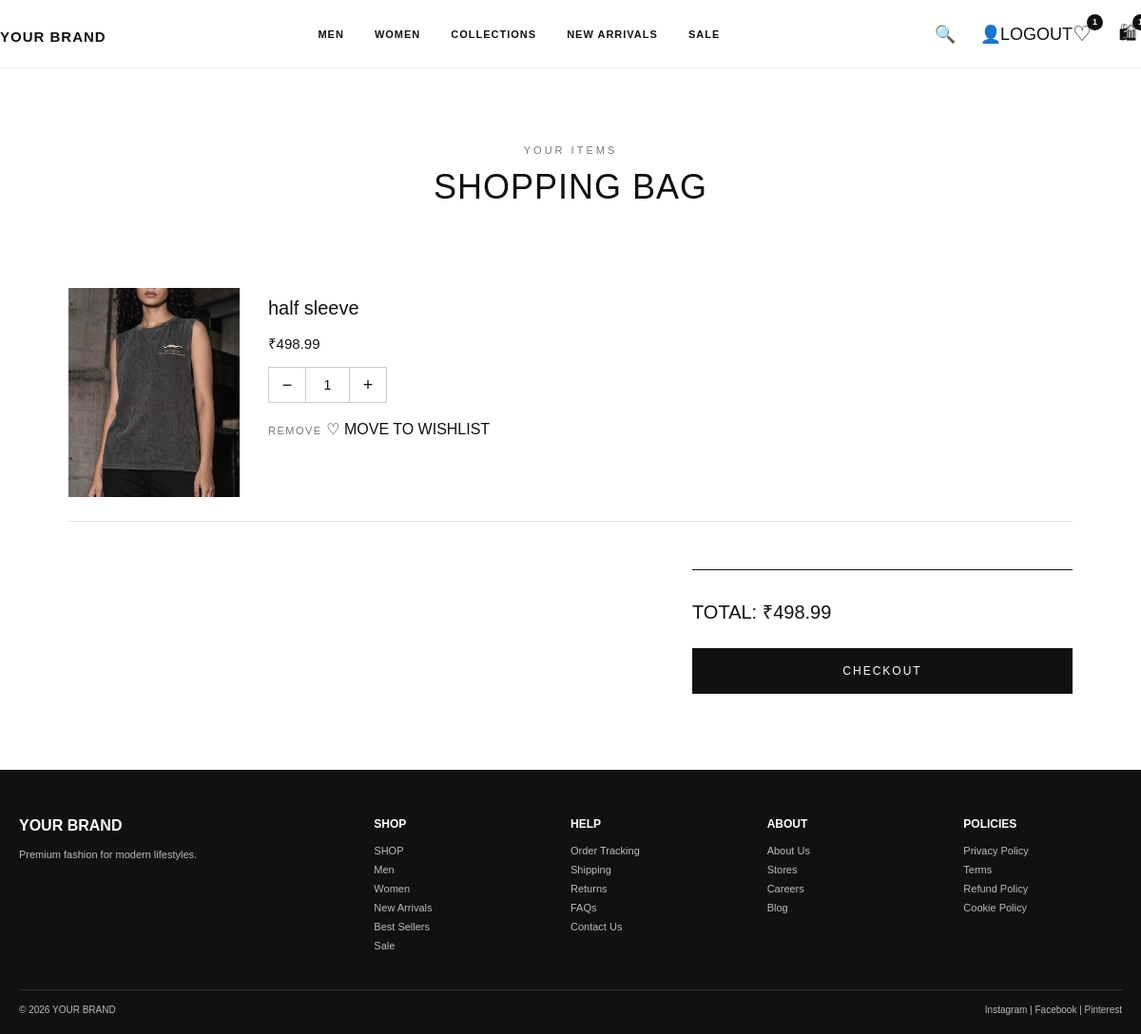
The app's page /cart/ (signed in) with its own data.
### store/models.py (models this page shows, shortened)
class CartItem(models.Model):
    user = models.ForeignKey(
        "auth.User",
        on_delete=models.CASCADE,
        null=True,
        blank=True,
    )
    product = models.ForeignKey(Product, on_delete=models.CASCADE)
    quantity = models.PositiveIntegerField(default=1)
    added_at = models.DateTimeField(auto_now_add=True)

class Product(models.Model):
    name = models.CharField(max_length=200)
    category = models.CharField(
        max_length=50,
        choices=[
            ("Men", "Men"),
            ("Women", "Women"),
            ("Collections", "Collections"),
            ("Sale", "Sale"),
       ],
       default="Men",
    )
    price = models.DecimalField(max_digits=10, decimal_places=2)
    description = models.TextField(blank=True)
    image = models.ImageField(upload_to="products/", blank=True, null=True)
    created_at = models.DateTimeField(auto_now_add=True)

### store/views.py (the view)
# urls.py: path("cart/", cart, name="cart"),
def cart(request):
    if not request.user.is_authenticated:
        return redirect("login")
    cart_items = CartItem.objects.filter(
        user=request.user
    ).order_by("-added_at")
    total = sum(
        item.product.price * item.quantity
        for item in cart_items
    )
    return render(
        request,
        "store/cart.html",
        {
            "cart_items": cart_items,
            "total": total,
        },
    )

### store/context_processors.py (called while the page is built)
def cart_wishlist_counts(request):
    if request.user.is_authenticated:
        cart_count = sum(
            item.quantity
            for item in CartItem.objects.filter(user=request.user)
        )
        wishlist_count = WishlistItem.objects.filter(
            user=request.user
        ).count()
    else:
        cart_count = 0
        wishlist_count = 0
    return {
        "cart_count": cart_count,
        "wishlist_count": wishlist_count,
    }

### templates/store/cart.html (shortened to what this page needs)
{% extends "base.html" %}
{% block content %}
<main class="cart-page">
    <section class="cart-header">
        <p>YOUR ITEMS</p>
        <h1>SHOPPING BAG</h1>
    </section>
    <section class="cart-container">
        {% for item in cart_items %}
            <div class="cart-item">
                <div class="cart-item-image">
                    {% if item.product.image %}
                        <img
                            src="{{ item.product.image.url }}"
                            alt="{{ item.product.name }}"
                        >
                    {% else %}
                        <div class="no-image">
                            NO IMAGE
                        </div>
                    {% endif %}
                </div>
                <div class="cart-item-info">
                    <h2>
                        {{ item.product.name }}
                    </h2>
                    <p>
                        ₹{{ item.product.price }}
                    </p>
                    <div class="quantity-controls">
                         <a href="{% url 'update_cart_quantity' item.id 'decrease' %}">
                             −
                         </a>
                         <span>{{ item.quantity }}</span>
                         <a href="{% url 'update_cart_quantity' item.id 'increase' %}">
                             +
                         </a>
                    </div>
                    <a href="{% url 'remove_from_cart' item.id %}" class="remove-item">REMOVE</a>
                    <a
                      href="{% url 'add_to_wishlist' item.product.id %}"
                      class="cart-wishlist-button"
                    >
                             ♡ MOVE TO WISHLIST
                    </a>
                </div>
            </div>
        {% endfor %}
        {% if cart_items %}
            <div class="cart-summary">
                <h2>
                    TOTAL: ₹{{ total }}
                </h2>
                <a href="{% url 'checkout' %}" class="checkout-button">
                   CHECKOUT
                </a>
            </div>
        {% endif %}
    </section>
</main>
{% endblock %}

### static/css/style.css (style rules this page uses)
* { margin: 0; padding: 0; box-sizing: border-box; }
body { font-family: Arial, Helvetica, sans-serif; color: #111; background: #fff; }
a { text-decoration: none; color: inherit; }
.cart-page { padding: 80px 6%; background: #fff; min-height: 70vh; }
.cart-header { text-align: center; margin-bottom: 60px; }
.cart-header p { font-size: 11px; letter-spacing: 3px; color: #777; margin-bottom: 12px; }
.cart-header h1 { font-size: 36px; font-weight: 500; letter-spacing: 1px; }
.cart-container { max-width: 1200px; margin: auto; }
.cart-item { display: grid; grid-template-columns: 180px 1fr; gap: 30px; padding: 25px 0; border-bottom: 1px solid #ddd; }
.cart-item-image { width: 180px; height: 220px; background: #f5f5f5; overflow: hidden; }
.cart-item-image img { width: 100%; height: 100%; object-fit: cover; display: block; }
.cart-item-info { padding: 10px 0; }
.cart-item-info h2 { font-size: 20px; font-weight: 500; margin-bottom: 15px; }
.cart-item-info > p { font-size: 15px; margin-bottom: 15px; }
.quantity-controls { display: flex; align-items: center; gap: 0; margin-bottom: 18px; }
.quantity-controls a { width: 40px; height: 38px; border: 1px solid #ccc; display: flex; align-items: center; justify-content: center; text-decoration: none; color: #111; font-size: 18px; }
.quantity-controls span { width: 45px; height: 38px; border-top: 1px solid #ccc; border-bottom: 1px solid #ccc; display: flex; align-items: center; justify-content: center; font-size: 14px; }
.remove-item { color: #777; font-size: 11px; letter-spacing: 1.5px; text-decoration: none; }
.cart-summary { margin-top: 50px; margin-left: auto; max-width: 400px; padding-top: 30px; border-top: 1px solid #111; }
.cart-summary h2 { font-size: 20px; font-weight: 500; margin-bottom: 25px; }
.cart-summary button, .checkout-button { width: 100%; padding: 16px; background: #111; color: #fff; border: 1px solid #111; cursor: pointer; font-size: 12px; letter-spacing: 2px; display: block; box-sizing: border-box; text-align: center; text-decoration: none; }

### records on screen
CartItem: product.image (picture), product.name "half sleeve", product.price "498.99", quantity "1"

### other values on screen
{{ wishlist_count }} "1"
{{ total }} "498.99"
